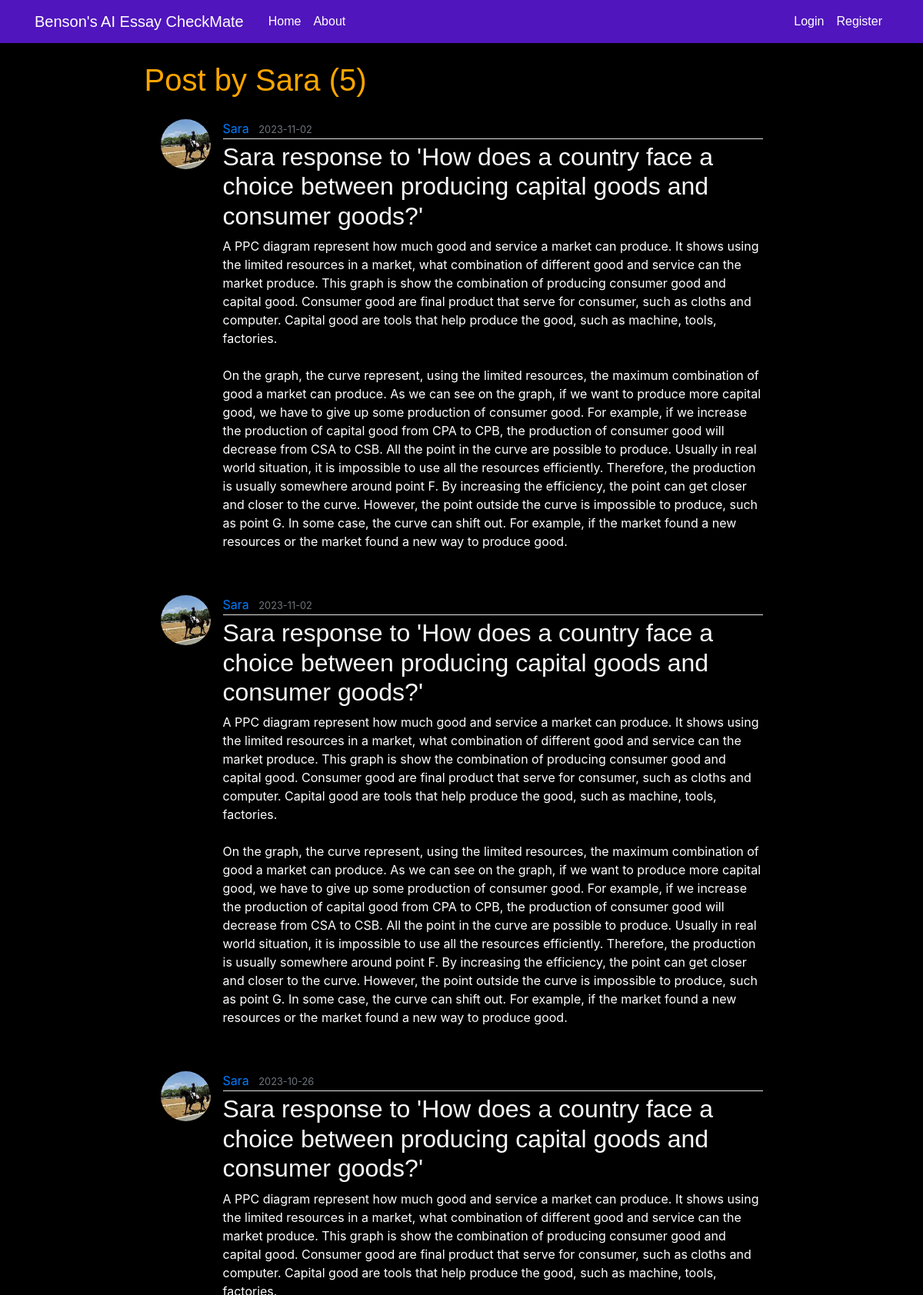
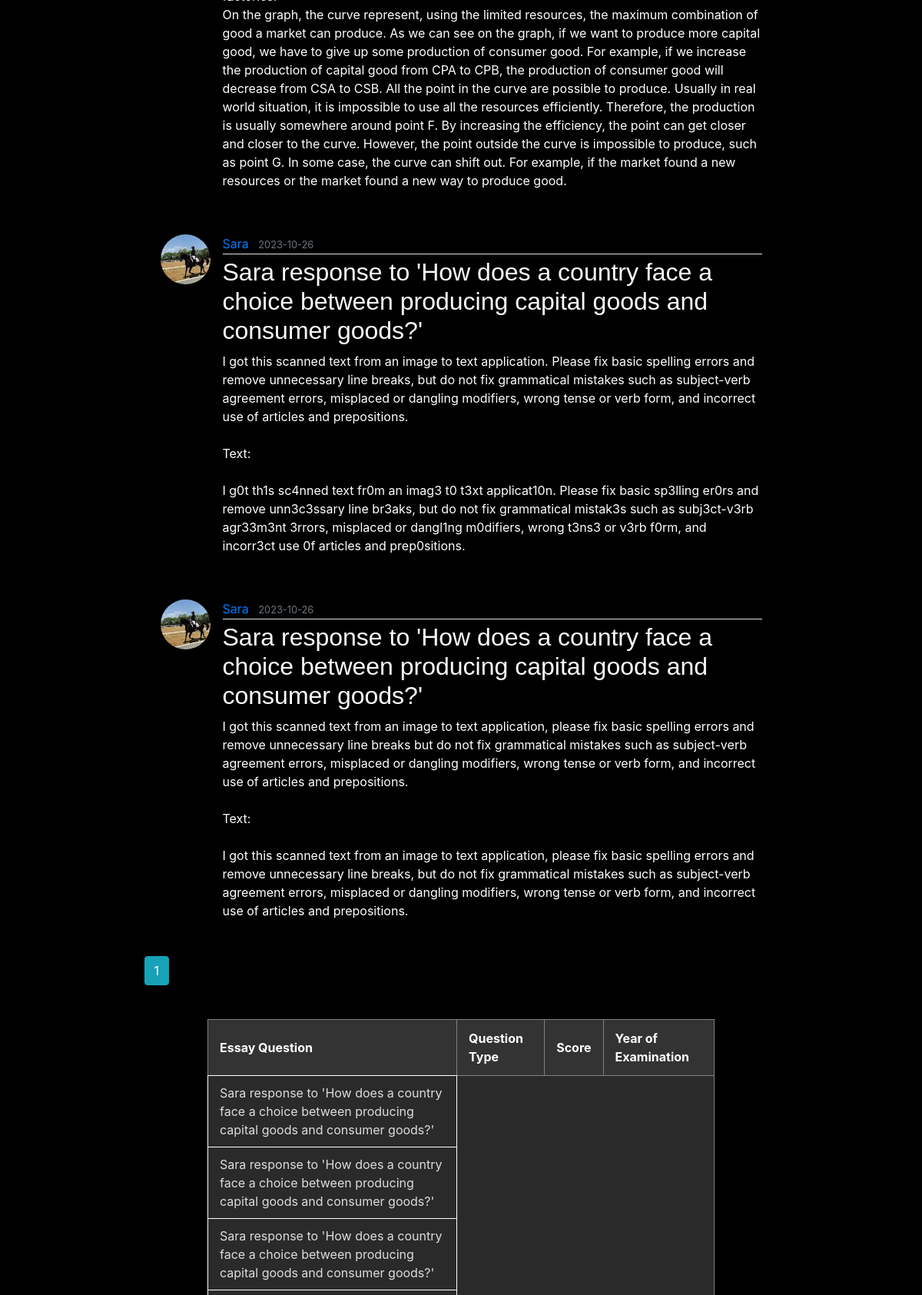
The page /user/Sara (upper part) on the database its author committed (2 pictures, top to bottom).
### main/models.py (models this page shows, shortened)
class User(db.Model, UserMixin):
    id = db.Column(db.Integer, primary_key=True)
    username = db.Column(db.String(20), unique=True, nullable=False)
    email = db.Column(db.String(120), unique=True, nullable=False)
    image_file = db.Column(db.String(20), nullable=False, default='default.jpg')
    password = db.Column(db.String(60), nullable=False)
    posts = db.relationship('Post', backref='author', lazy=True)

class Post(db.Model, UserMixin):
    id = db.Column(db.Integer, primary_key=True)
    title = db.Column(db.String(100), nullable=False)
    date_posted = db.Column(db.DateTime, nullable=False, default=datetime.utcnow)
    content = db.Column(db.Text, nullable=False)
    user_id = db.Column(db.Integer, db.ForeignKey('user.id'), nullable=False)
    grammar_feedback = db.Column(db.Text, nullable=False)
    econ_feedback = db.Column(db.Text, nullable=False)

### main/users/routes.py (the view)
@users.route("/user/<string:username>")
def user_posts(username):
    page = request.args.get('page', 1, type=int)
    user = User.query.filter_by(username=username).first_or_404()
    posts = Post.query.filter_by(author=user).order_by(Post.date_posted.desc()).paginate(page=page, per_page=5)
    return render_template('user_posts.html', posts=posts, user=user)

### main/templates/user_posts.html
{% extends "layout.html" %}
{% block content %}
    <h1 class="mb-3">Post by {{ user.username }} ({{ posts.total }})</h1>
    {% for post in posts.items %}
        <article class="media content-section">
          <img class="rounded-circle article-img" src="{{ url_for('static', filename='profile_pics/' + post.author.image_file) }}">
          <div class="media-body">
            <div class="article-metadata">
              <a class="mr-2" href="{{ url_for('users.user_posts', username=post.author.username) }}">{{ post.author.username }}</a>
              <small class="text-muted">{{ post.date_posted.strftime( '%Y-%m-%d') }}</small>
            </div>
            <h2><a class="article-title" href="{{ url_for('posts.post', post_id=post.id) }}">{{ post.title }}</a></h2>
            <p class="article-content">{{ post.content }}</p>
          </div>
        </article>
    {% endfor %}
    <table border="1">
    <tr>
        <th>Essay Question</th>
        <th>Question Type</th>
        <th>Score</th>
        <th>Year of Examination</th>
    </tr>
    {% for post in posts.items %}
        <tr>
            <td>{{post.title}}</td>
        </tr>
    {% endfor %}
    {% for page_num in posts.iter_pages(left_edge=1, right_edge=1, left_current=1, right_current=2) %}
        {% if page_num %}
            {% if posts.page == page_num %}
                <a class="btn btn-info mb-4" href="{{ url_for('users.user_posts', username=user.username, page=page_num) }}">{{ page_num }}</a>
            {% else %}
                <a class="btn btn-outline-info mb-4" href="{{ url_for('users.user_posts', username = user.username, page=page_num) }}">{{ page_num }}</a>
            {% endif %}
        {% else %}
            ...
        {% endif %}
    {% endfor %}
{% endblock content %}

### main/static/main.css (style rules this page uses)
:root { --primary-color: #5015BD; --lighter-shade: #7B4AD9; --darker-shade: #340E84; --contrasting-color: #FFA500; --neutral-gray: #888888; }
body { background: #ffffff; color: #fafafa; margin-top: 5rem; }
h1, h2, h3, h4, h5, h6 { color: var(--contrasting-color); font-family: 'Poppins', sans-serif; }
.content-section { background: #000000; padding: 10px 20px; border: 1px solid #000000; border-radius: 3px; margin-bottom: 20px; }
.article-title { color: #fafafa; font-family: 'Poppins', sans-serif; }
.article-content { white-space: pre-line; }
.article-img { height: 65px; width: 65px; margin-right: 16px; }
.article-metadata { padding-bottom: 1px; margin-bottom: 4px; border-bottom: 1px solid #e3e3e3 }
table { border-collapse: collapse; width: 80%; margin: 20px auto; background-color: #2a2a2a; }
th { background-color: #333; color: #fff; text-align: left; padding: 12px 15px; }
td { border: 1px solid #fff; padding: 10px 15px; color: #ddd; }

### main/templates/layout.html (style rules this page uses)
body { background-color: #000000; color: #ffffff; }

### rows shown on the page
User: username "Sara"
Post: image_file (picture), author.username "Sara", date_posted "2023-11-02", title "Sara response to 'How does a country face a choice between producing capital goods and consumer goods?'", content "A PPC diagram represent how much good and service a market can produce. It shows using the limited resources in a market, what combination of different good and service can the market produce. This graph is show the combination of producing consumer good and capital good. Consumer good are final product that serve for consumer, such as cloths and computer. Capital good are tools that help produce the good, such as machine, tools, factories. On the graph, the curve represent, using the limited resources, the maximum combination of good a market can produce. As we can see on the graph, if we want to produce more capital good, we have to give up some production of consumer good. For example,…"
Post: image_file (picture), author.username "Sara", date_posted "2023-11-02", title "Sara response to 'How does a country face a choice between producing capital goods and consumer goods?'", content "A PPC diagram represent how much good and service a market can produce. It shows using the limited resources in a market, what combination of different good and service can the market produce. This graph is show the combination of producing consumer good and capital good. Consumer good are final product that serve for consumer, such as cloths and computer. Capital good are tools that help produce the good, such as machine, tools, factories. On the graph, the curve represent, using the limited resources, the maximum combination of good a market can produce. As we can see on the graph, if we want to produce more capital good, we have to give up some production of consumer good. For example,…"
Post: image_file (picture), author.username "Sara", date_posted "2023-10-26", title "Sara response to 'How does a country face a choice between producing capital goods and consumer goods?'", content "A PPC diagram represent how much good and service a market can produce. It shows using the limited resources in a market, what combination of different good and service can the market produce. This graph is show the combination of producing consumer good and capital good. Consumer good are final product that serve for consumer, such as cloths and computer. Capital good are tools that help produce the good, such as machine, tools, factories. On the graph, the curve represent, using the limited resources, the maximum combination of good a market can produce. As we can see on the graph, if we want to produce more capital good, we have to give up some production of consumer good. For example,…"
Post: image_file (picture), author.username "Sara", date_posted "2023-10-26", title "Sara response to 'How does a country face a choice between producing capital goods and consumer goods?'", content "I got this scanned text from an image to text application. Please fix basic spelling errors and remove unnecessary line breaks, but do not fix grammatical mistakes such as subject-verb agreement errors, misplaced or dangling modifiers, wrong tense or verb form, and incorrect use of articles and prepositions. Text: I g0t th1s sc4nned text fr0m an imag3 t0 t3xt applicat10n. Please fix basic sp3lling er0rs and remove unn3c3ssary line br3aks, but do not fix grammatical mistak3s such as subj3ct-v3rb agr33m3nt 3rrors, misplaced or dangl1ng m0difiers, wrong t3ns3 or v3rb f0rm, and incorr3ct use 0f articles and prep0sitions."
Post: image_file (picture), author.username "Sara", date_posted "2023-10-26", title "Sara response to 'How does a country face a choice between producing capital goods and consumer goods?'", content "I got this scanned text from an image to text application, please fix basic spelling errors and remove unnecessary line breaks but do not fix grammatical mistakes such as subject-verb agreement errors, misplaced or dangling modifiers, wrong tense or verb form, and incorrect use of articles and prepositions. Text: I got this scanned text from an image to text application, please fix basic spelling errors and remove unnecessary line breaks, but do not fix grammatical mistakes such as subject-verb agreement errors, misplaced or dangling modifiers, wrong tense or verb form, and incorrect use of articles and prepositions."

### other values the page prints
{{ posts.total }} "5"
{{ page_num }} "1"
